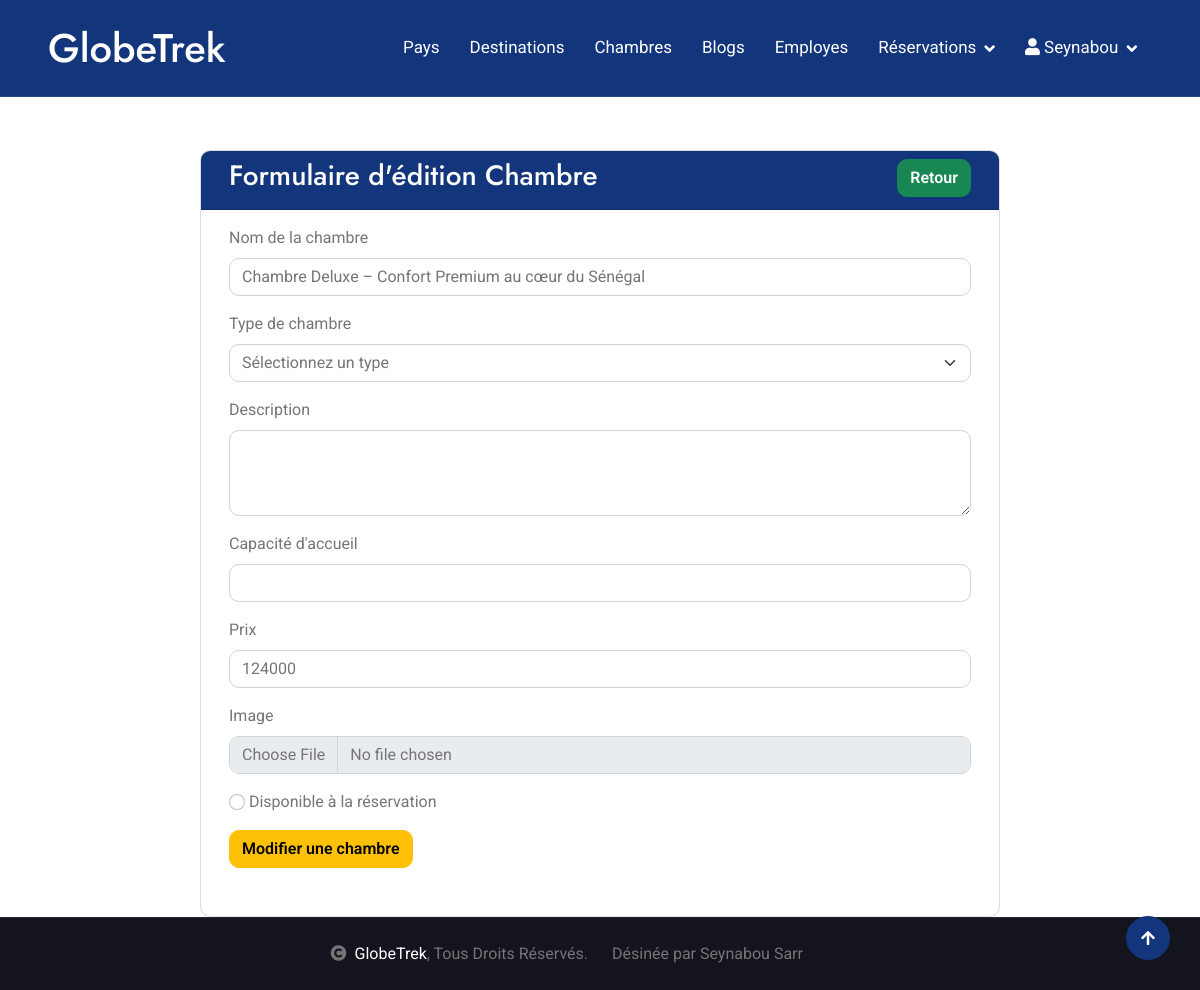
/?page=chambreAdmin&type=edit&id=9 (signed in), run on the app's committed database.
### tables this page shows
CREATE TABLE `chambres` (
  `id` int(11) NOT NULL,
  `nom` varchar(255) NOT NULL,
  `type` varchar(255) NOT NULL,
  `description` text NOT NULL,
  `capacite` varchar(100) NOT NULL,
  `prix` double NOT NULL,
  `image` varchar(255) NOT NULL,
  `disponible` varchar(255) NOT NULL
);

### models/database.php (called while the page is built, shortened)
<?php
try {
$db = new PDO("mysql:host=localhost;dbname=c10_globetrek", "root", "");
} catch (PDOException $e) {
    echo "Erreur: ".$e->getMessage()." a la ligne ".__LINE__;
}
function recupererUneChambre($id){
    global $db;
    try {
        $q = $db->prepare("SELECT * FROM chambres WHERE id=:id");
        $q->execute([
            "id" => $id
        ]);
        return $q->fetch(PDO::FETCH_OBJ);
    }catch (PDOException $e) {
        setmessage ("Erreur: ".$e->getMessage()." a la ligne ".__LINE__, "danger");
    }
}

### views/ajoutchambre.php (the view, shortened to what this page needs)
<div class="card container col-md-8" style="margin-top: 150px;">
    <div class="card-header row bg-primary text-white">
        <h3 class="col-md-9 text-white">Formulaire d'<?= isset($c) ? 'édition' : 'ajout' ?> Chambre</h3>
        <div class="col-md-3 text-end">
            <a href="?page=chambreAdmin" class="btn btn-success">Retour</a>
        </div>
    </div>
    <div class="card-body">
        <div class="row mb-3">
            <form action="" method="post" enctype="multipart/form-data">
                <div class="mb-3 form-group">
                    <label for="nom" class="form-label">Nom de la chambre</label>
                    <input type="text" value="<?= isset($c) ? $c->nom : '' ?>"  class="form-control" id="nom" name="nom" required>
                </div>
                <div class="mb-3 form-group">
                    <label for="type" class="form-label">Type de chambre</label>
                    <select class="form-select" id="type" name="type" required>
                        <option value="">Sélectionnez un type</option>
                    </select>
                </div>
                <div class="mb-3 form-group">
                    <label for="description" class="form-label">Description</label>
                    <textarea class="form-control" value="<?= isset($c) ? $c->description : '' ?>" id="description" name="description" rows="3" required></textarea>
                </div>
                <div class="mb-3 form-group">
                    <label for="capacite" class="form-label">Capacité d'accueil</label>
                    <input type="number" value="<?= isset($c) ? $c->Capacité : '' ?>" class="form-control" id="capacite" name="capacite" min="1" max="10" required>
                </div>
                <div class="mb-3 form-group">
                    <label for="prix" class="form-label">Prix</label>
                    <input type="number" value="<?= isset($c) ? $c->prix : '' ?>" class="form-control" id="prix" name="prix" required>
                </div>
                <div class="mb-3 form-group">
                    <label for="image" class="form-label">Image</label>
                    <input type="file" class="form-control" id="image" name="image" accept=".jpg,.jpeg,.png,.gif">
                </div>
                <div class="mb-3 form-group">
                    <input type="radio" class="form-check-input" id="disponible" name="disponible">
                    <label class="form-check-label" for="disponible">Disponible à la réservation</label>
                </div>
                    <?php if ($_GET["type"] == "edit"): ?>
                    <div class="mb-3 form-group">
                         <button type="submit" name="modifier" class="btn btn-warning">Modifier une chambre</button>
                    </div>
                    <?php else: ?>
                     <div class="mb-3 form-group">
                        <button type="submit" name="ajouter" class="btn btn-primary">Ajouter une chambre</button>
                    </div>
                    <?php endif; ?>
            </form>
        </div>
    </div>
</div>

### assets/css/style.css (style rules this page uses)
.btn { font-weight: 600; transition: .5s; }

### data on the page
chambres: nom "Chambre Deluxe – Confort Premium au cœur du Sénégal", prix "124000"

### other printed values
$_SESSION["user"]->prenom "Seynabou"
